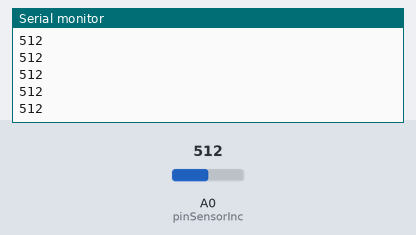
Recording of a sketch running on a simulated Arduino Uno, built with avr-gcc and run on an emulated ATmega328P. Shown: the last lines printed to the serial monitor. Inputs (shaded band) come from the test bench; at power-on: A0 (pinSensorInc) = 512.

Above: at 1.2 s.
1.3 s: A0 (pinSensorInc) set to 716
At 2.0 s:
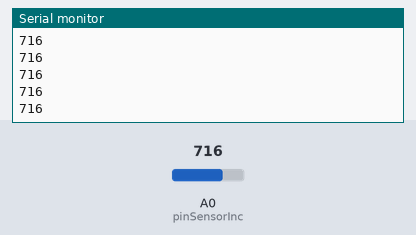
2.8 s: A0 (pinSensorInc) set to 900
At 3.8 s:
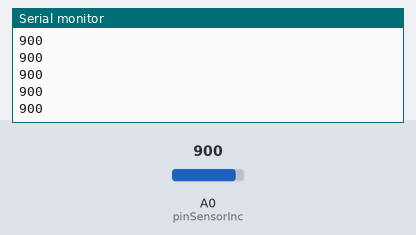
Timing chart, 0 to 5.8 s (numbered marks = the images above; inputs shaded):
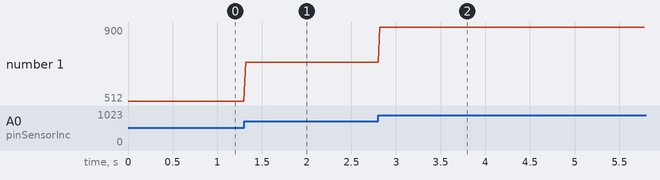

Measured:
- after the input at 1.3 s, the serial monitor: prints a new line at once (image 1)
- after the input at 2.8 s, the serial monitor: prints a new line at once (image 2)
- plotted number 1: 512 → 716 after the input at 1.3 s, 716 → 900 after the input at 2.8 s

The sketch:

InclinometroAnalogico.ino
```cpp
/* Kit Bricogeek
*
* conexion inclinometro analogico
*
* by @javacasm
 */

#define pinSensorInc A0

void setup() {
  Serial.begin(9600);
}

void loop() {

  int valor=analogRead(pinSensorInc);
  Serial.println(valor);
  delay(20);

}
```
